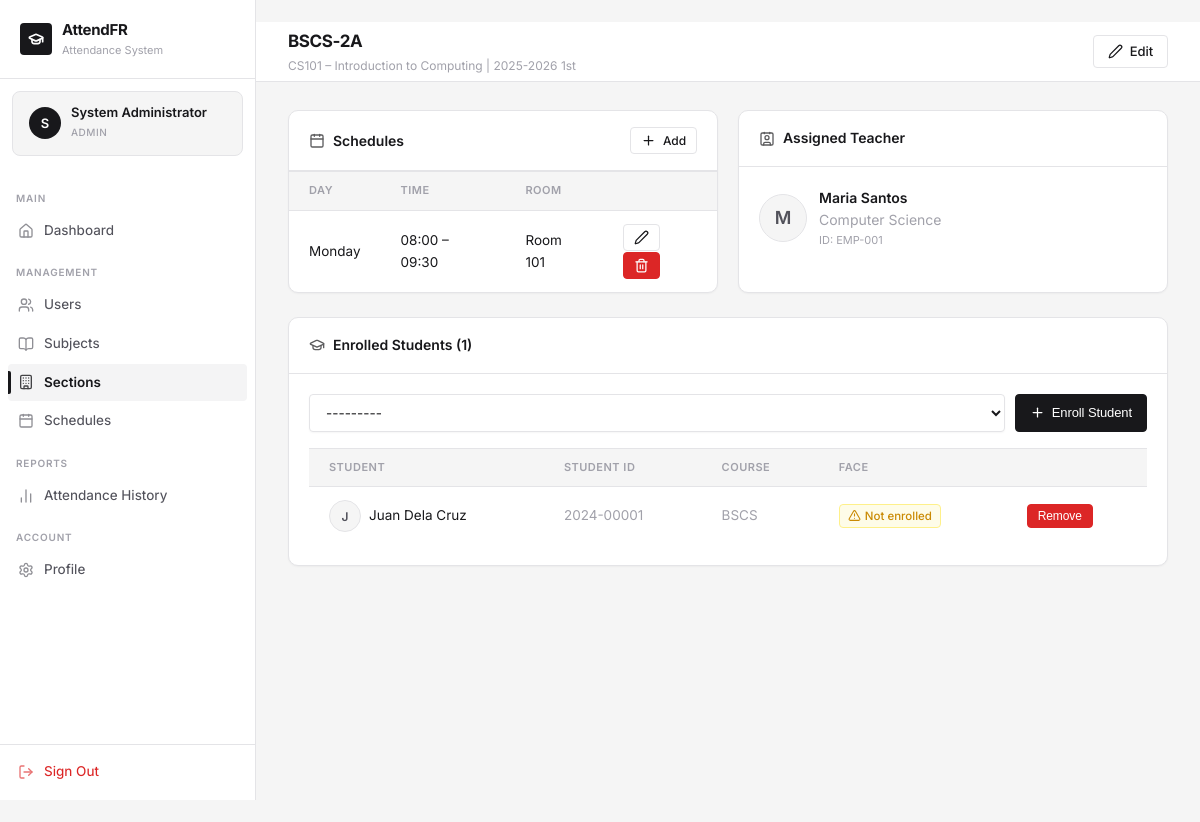
Page /sections/1/ (signed in) on the earlier database version.
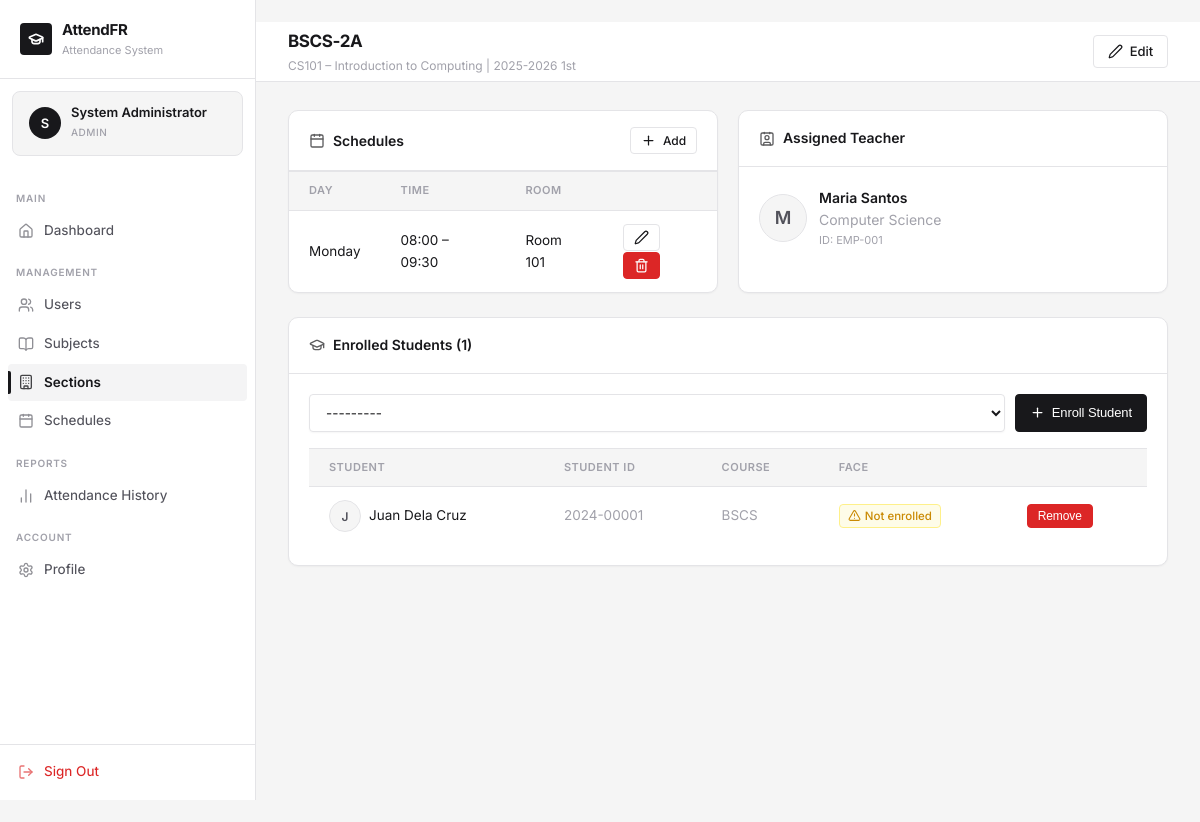
Same page on the later database version.
### accounts/models.py (models this page shows)
class Student(models.Model):
    user = models.OneToOneField(CustomUser, on_delete=models.CASCADE, related_name='student_profile')
    student_id = models.CharField(max_length=20, unique=True)
    year_level = models.PositiveSmallIntegerField(default=1)
    course = models.CharField(max_length=100, blank=True)
    face_encoding = models.TextField(blank=True, null=True)
    face_enrolled_at = models.DateTimeField(blank=True, null=True)
    face_image = models.ImageField(upload_to='face_images/', blank=True, null=True)
    def __str__(self):
        return f"Student: {self.user.get_full_name() or self.user.username} ({self.student_id})"
    @property
    def is_face_enrolled(self):
        return bool(self.face_encoding)
    class Meta:
        verbose_name = 'Student'
        verbose_name_plural = 'Students'

### core/views.py (the view)
# urls.py: path('sections/<int:pk>/', views.section_detail, name='section_detail'),
@login_required
@admin_required
def section_detail(request, pk):
    section = get_object_or_404(
        Section.objects.select_related('subject', 'teacher__user').prefetch_related(
            'schedules', 'enrollments__student__user'
        ), pk=pk
    )
    enroll_form = EnrollStudentForm(request.POST or None)
    enrolled_ids = section.enrollments.values_list('student_id', flat=True)
    enroll_form.fields['student'].queryset = Student.objects.exclude(id__in=enrolled_ids).select_related('user')
    if request.method == 'POST' and enroll_form.is_valid():
        student = enroll_form.cleaned_data['student']
        StudentSection.objects.get_or_create(student=student, section=section)
        messages.success(request, f'{student} enrolled in {section.name}.')
        return redirect('section_detail', pk=pk)
    return render(request, 'core/section_detail.html', {
        'section': section,
        'enroll_form': enroll_form,
    })

### core/forms.py
class EnrollStudentForm(forms.Form):
    student = forms.ModelChoiceField(
        queryset=Student.objects.select_related('user').all(),
        widget=forms.Select(attrs={'class': 'form-select'}),
        label='Student'
    )

### templates/core/section_detail.html (shortened to what the changed rows need)
{% extends 'base.html' %}
{% block page_title %}{{ section.name }}{% endblock %}
{% block content %}
<div class="grid-2 mb-3">
  <div class="card">
    <div class="card-body" style="padding:0;">
      {% if section.schedules.all %}
        <table>
          <thead><tr><th>Day</th><th>Time</th><th>Room</th><th></th></tr></thead>
        </table>
      {% else %}
        <div style="padding:20px; text-align:center; color:var(--text-muted);">No schedules set.</div>
      {% endif %}
    </div>
  </div>
</div>
<div class="card">
  <div class="card-body">
    {% if request.user.role == 'admin' %}
    <form method="post" style="display:flex; gap:10px; margin-bottom:16px;">
      {{ enroll_form.student }}
      <button type="submit" class="btn btn-primary"><i data-lucide="plus"></i> Enroll Student</button>
    </form>
    {% endif %}
    {% if section.enrollments.all %}
    <div class="table-container">
      <table>
        <thead><tr><th>Student</th><th>Student ID</th><th>Course</th><th>Face</th>{% if request.user.role == 'admin' %}<th></th>{% endif %}</tr></thead>
      </table>
    </div>
    {% else %}
      <p class="text-muted text-center">No students enrolled yet.</p>
    {% endif %}
  </div>
</div>
{% endblock %}

Differences in the rows shown:
added Student: student "---------"
Other differences:
form field student: "---------" → (not shown)
